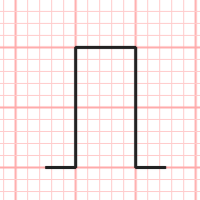
#> input picture crop_test.png, 200 x 200 px
$ python -i stage02_ecg_panel_detection.py   (imports and definitions only)   (older library calls are emulated)
#> lines starting #> are read from the running program, lines starting #| are printed output that depends on the picture; after the words box and inside, x2 and y2 are one past the last pixel; in counts of white or black regions, pixels touching at a corner belong together
#> further down, picture is the input picture: shape (200, 200, 3); mean B, G, R 238.2, 238.2, 248.8
import cv2
import numpy as np

def detect_ecg_panel(image):
    h, w = image.shape[:2]
#> h = 200; w = 200
    gray = cv2.cvtColor(image, cv2.COLOR_BGR2GRAY)

    # 1. Enhance grid lines using gradients
    grad_x = cv2.Sobel(gray, cv2.CV_16S, 1, 0, ksize=3)
    grad_y = cv2.Sobel(gray, cv2.CV_16S, 0, 1, ksize=3)
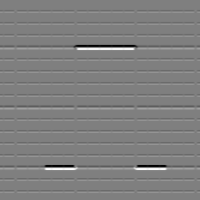
#> grad_y: shape (200, 200) int16; min -880, max 880, mean 0; drawn with min black and max white
    abs_grad_x = cv2.convertScaleAbs(grad_x)
    abs_grad_y = cv2.convertScaleAbs(grad_y)
    grad = cv2.addWeighted(abs_grad_x, 0.5, abs_grad_y, 0.5, 0)
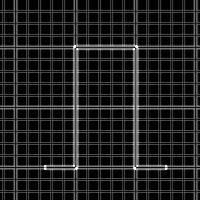
#> grad: shape (200, 200); min 0, max 255, mean 31.5

    # Threshold gradient
    _, binary_grad = cv2.threshold(grad, 20, 255, cv2.THRESH_BINARY)
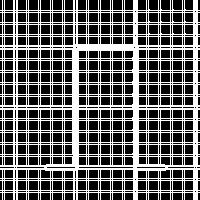
#> binary_grad: shape (200, 200); 38.3% white in thin lines or dots

    # Extract horizontal and vertical lines
    k_horiz = max(15, int(w * 0.01))
#> k_horiz = 15
    k_vert = max(15, int(h * 0.01))
#> k_vert = 15
    kernel_h = cv2.getStructuringElement(cv2.MORPH_RECT, (k_horiz, 1))
    kernel_v = cv2.getStructuringElement(cv2.MORPH_RECT, (1, k_vert))

    lines_h = cv2.morphologyEx(binary_grad, cv2.MORPH_OPEN, kernel_h)
#> lines_h: shape (200, 200); 19.8% white in thin lines or dots
    lines_v = cv2.morphologyEx(binary_grad, cv2.MORPH_OPEN, kernel_v)
#> lines_v: shape (200, 200); 22.5% white in thin lines or dots
    grid_structure = cv2.bitwise_or(lines_h, lines_v)
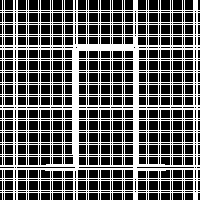
#> grid_structure: shape (200, 200); 37.8% white in thin lines or dots

    # 2. Build 1D projections of the grid evidence
    h_proj = np.sum(grid_structure, axis=1) / 255.0  # length h
#> h_proj = 200 values, max 200 at index 10, min 12 at index 167, mean 75.56
    v_proj = np.sum(grid_structure, axis=0) / 255.0  # length w
#> v_proj = 200 values, max 200 at index 14, min 38 at index 0, mean 75.56

    # Smooth projections heavily to create a continuous density profile
    smooth_y = int(h * 0.03) | 1
#> smooth_y = 7
    smooth_x = int(w * 0.03) | 1
#> smooth_x = 7

    h_proj_smooth = cv2.GaussianBlur(h_proj.reshape(1, -1), (smooth_y, 1), 0).flatten()
#> h_proj_smooth = 200 values, max 162.3 at index 47, min 42 at index 16, mean 75.56
    v_proj_smooth = cv2.GaussianBlur(v_proj.reshape(1, -1), (smooth_x, 1), 0).flatten()
#> v_proj_smooth = 200 values, max 183.7 at index 135, min 38 at index 8, mean 75.76

    # Filter margins to avoid scanner artifacts
    margin_y = int(h * 0.02)
#> margin_y = 4
    margin_x = int(w * 0.02)
#> margin_x = 4
    h_proj_smooth[:margin_y] = 0
    h_proj_smooth[-margin_y:] = 0
    v_proj_smooth[:margin_x] = 0
    v_proj_smooth[-margin_x:] = 0

    # Find the peak (strongest interior grid region)
    peak_y = np.argmax(h_proj_smooth)
#> peak_y = 47
    peak_x = np.argmax(v_proj_smooth)
#> peak_x = 135

    # Search outward to find the continuous grid extent
    # Stop when the density drops below 5% of the peak (indicating the end of the grid)
    thresh_y = h_proj_smooth[peak_y] * 0.05
#> thresh_y = 8.12
    thresh_x = v_proj_smooth[peak_x] * 0.05
#> thresh_x = 9.18

    y1, y2 = peak_y, peak_y
#> y1 = 47; y2 = 47
    while y1 > 0 and h_proj_smooth[y1] > thresh_y:
        y1 -= 1
#> this loop made 44 passes
#> y1 on passes 1 to 12: 46, 45, 44, 43, 42, 41, 40, 39, 38, 37, 36, 35
#> after the loop, y1 = 3
    while y2 < h - 1 and h_proj_smooth[y2] > thresh_y:
        y2 += 1
#> this loop made 149 passes
#> after the loop, y2 = 196

    x1, x2 = peak_x, peak_x
#> x1 = 135; x2 = 135
    while x1 > 0 and v_proj_smooth[x1] > thresh_x:
        x1 -= 1
#> this loop made 132 passes
#> x1 on passes 1 to 12: 134, 133, 132, 131, 130, 129, 128, 127, 126, 125, 124, 123
#> after the loop, x1 = 3
    while x2 < w - 1 and v_proj_smooth[x2] > thresh_x:
        x2 += 1
#> this loop made 61 passes
#> after the loop, x2 = 196

    initial_x1, initial_y1, initial_x2, initial_y2 = x1, y1, x2, y2
#> initial_x1 = 3; initial_y1 = 3; initial_x2 = 196; initial_y2 = 196

    # 3. Waveform Safety Validation (Connected Component Expansion)
    # Ensure no ink (waveform) is clipped by the boundaries.
    # Dark ink mask
    _, ink_mask = cv2.threshold(gray, 180, 255, cv2.THRESH_BINARY_INV)
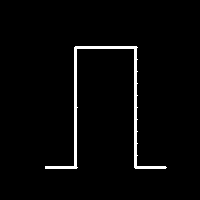
#> ink_mask: shape (200, 200); 2.7% white; 1 white region, box (x1, y1, x2, y2) and area: (45, 46, 167, 169) 1094
    num_labels, labels, stats, _ = cv2.connectedComponentsWithStats(ink_mask, connectivity=8)
#> num_labels = 2; stats = [[0, 0, 200, 200, 38906], [45, 46, 122, 123, 1094]]

    expanded = True
    max_expand_x = int(w * 0.03)
#> max_expand_x = 6
    max_expand_y = int(h * 0.03)
#> max_expand_y = 6

    while expanded:
        expanded = False
        # Get labels on the current boundaries
        top_edge = labels[max(0, y1):max(1, y1+1), max(0, x1):min(w, x2)]
        bottom_edge = labels[min(h-1, y2-1):min(h, y2), max(0, x1):min(w, x2)]
        left_edge = labels[max(0, y1):min(h, y2), max(0, x1):max(1, x1+1)]
        right_edge = labels[max(0, y1):min(h, y2), min(w-1, x2-1):min(w, x2)]

        border_labels = np.unique(np.concatenate([top_edge.flatten(), bottom_edge.flatten(), left_edge.flatten(), right_edge.flatten()]))

        for label in border_labels:
            if label == 0:
                continue # background

            # Get bounding box of this ink component
            comp_x = stats[label, cv2.CC_STAT_LEFT]
            comp_y = stats[label, cv2.CC_STAT_TOP]
            comp_w = stats[label, cv2.CC_STAT_WIDTH]
            comp_h = stats[label, cv2.CC_STAT_HEIGHT]
            comp_x2 = comp_x + comp_w
            comp_y2 = comp_y + comp_h

            # If the component expands our bounding box AND is within max bounds, update it
            if comp_x < x1 and comp_x >= initial_x1 - max_expand_x:
                x1 = comp_x
                expanded = True
            if comp_y < y1 and comp_y >= initial_y1 - max_expand_y:
                y1 = comp_y
                expanded = True
            if comp_x2 > x2 and comp_x2 <= initial_x2 + max_expand_x:
                x2 = comp_x2
                expanded = True
            if comp_y2 > y2 and comp_y2 <= initial_y2 + max_expand_y:
                y2 = comp_y2
                expanded = True
#> this loop made 1 pass
#> border_labels on pass 1: [0]
#> after the loop, x1 = 3; x2 = 196; y1 = 3; y2 = 196

    # 4. Final safety margin (e.g., +0.5% padding) to avoid edge hugging
    pad_x = int(w * 0.005)
#> pad_x = 1
    pad_y = int(h * 0.005)
#> pad_y = 1
    x1 = max(0, x1 - pad_x)
#> x1 = 2
    y1 = max(0, y1 - pad_y)
#> y1 = 2
    x2 = min(w, x2 + pad_x)
#> x2 = 197
    y2 = min(h, y2 + pad_y)
#> y2 = 197

    # 5. Metrics Calculation
    panel_w = x2 - x1
#> panel_w = 195
    panel_h = y2 - y1
#> panel_h = 195
    if panel_w <= 0 or panel_h <= 0:
        return _fail_result(h, w)

    panel_area_ratio = (panel_w * panel_h) / (w * h)
#> panel_area_ratio = 0.951

    roi_grad = binary_grad[y1:y2, x1:x2]
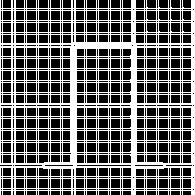
#> roi_grad: shape (195, 195); 38.8% white in thin lines or dots
    grid_density = np.sum(roi_grad) / 255.0 / (panel_w * panel_h)
#> grid_density = 0.388

    roi_ink = ink_mask[y1:y2, x1:x2]
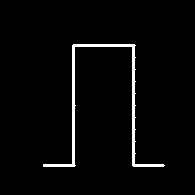
#> roi_ink: shape (195, 195); 2.9% white; 1 white region, box (x1, y1, x2, y2) and area: (43, 44, 165, 167) 1094
    waveform_density = np.sum(roi_ink) / 255.0 / (panel_w * panel_h)
#> waveform_density = 0.0288

    waveform_clipping_detected = (x1 < initial_x1 or y1 < initial_y1 or x2 > initial_x2 or y2 > initial_y2)
#> waveform_clipping_detected = True

    overall_score = (grid_density * 2) + (panel_area_ratio * 0.5)
#> overall_score = 1.25

    status = "PASS"
    panel_completeness_check = "PASS"
    if panel_area_ratio < 0.2:
        status = "WARN"
    if panel_area_ratio < 0.05:
        status = "FAIL"
        panel_completeness_check = "FAIL"

    unrelated_content_ratio = 1.0 - panel_area_ratio
#> unrelated_content_ratio = 0.0494

    import hashlib
    # Compute SHA256 of the source image to track pipeline integrity
    sha256_hash = hashlib.sha256(image.tobytes()).hexdigest()

    return {
        "stage": "stage2_1",
        "detector_version": "stage2.1",
        "source_sha256": sha256_hash,
        "image_width": w,
        "image_height": h,
        "config": {
            "pad_x": pad_x,
            "pad_y": pad_y,
            "max_expand_x": max_expand_x,
            "max_expand_y": max_expand_y
        },
        "ecg_panel_bbox": {
            "x1": int(x1),
            "y1": int(y1),
            "x2": int(x2),
            "y2": int(y2)
        },
        "ecg_panel_width": int(panel_w),
        "ecg_panel_height": int(panel_h),
        "panel_area_ratio": float(panel_area_ratio),
        "grid_density": float(grid_density),
        "waveform_density": float(waveform_density),
        "waveform_clipping_detected": bool(waveform_clipping_detected),
        "panel_completeness_check": panel_completeness_check,
        "overall_detection_score": float(overall_score),
        "boundary_margin": {
            "left": int(initial_x1 - x1),
            "right": int(x2 - initial_x2),
            "top": int(initial_y1 - y1),
            "bottom": int(y2 - initial_y2)
        },
        "estimated_unrelated_content_ratio": float(unrelated_content_ratio),
        "status": status,
        "debug_images": {
            "grid_evidence": grid_structure,
            "binary_grad": binary_grad
        }
    }

def _fail_result(h, w):
    return {
        "stage": "stage2_1",
        "detector_version": "stage2.1",
        "source_sha256": "",
        "image_width": w,
        "image_height": h,
        "config": {},
        "ecg_panel_bbox": {"x1": 0, "y1": 0, "x2": w, "y2": h},
        "ecg_panel_width": w,
        "ecg_panel_height": h,
        "panel_area_ratio": 1.0,
        "grid_density": 0.0,
        "waveform_density": 0.0,
        "waveform_clipping_detected": False,
        "panel_completeness_check": "FAIL",
        "overall_detection_score": 0.0,
        "boundary_margin": {"left": 0, "right": 0, "top": 0, "bottom": 0},
        "estimated_unrelated_content_ratio": 0.0,
        "status": "FAIL",
        "debug_images": {}
    }

>>> import cv2
>>> picture = cv2.imread('../../crop_test.png')
>>> result = detect_ecg_panel(picture)
#> result = 19 items

$ run again, on remnant_test.png
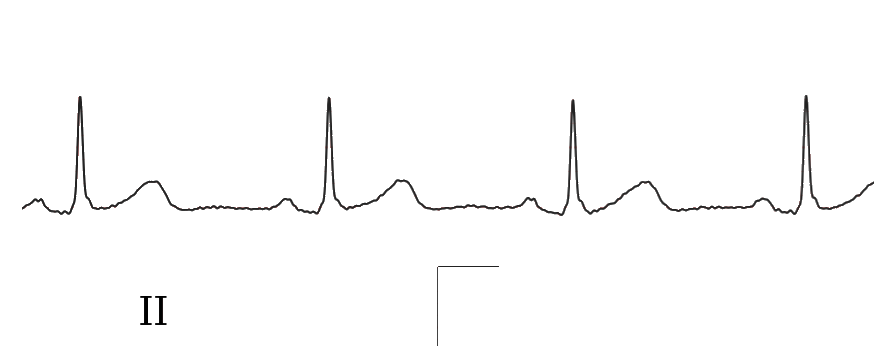
#> input picture remnant_test.png, 874 x 346 px
#> picture is the input picture: shape (346, 874, 3); mean B, G, R 251.8, 251.8, 251.9
#> binary_grad: shape (346, 874); 3.2% white; 4 white regions, box (x1, y1, x2, y2) and area: (21, 94, 874, 217) 8992, (436, 265, 500, 346) 289, (154, 295, 168, 326) 247, (139, 295, 153, 326) 221
#> lines_h: shape (346, 874); 0.88% white; 24 white regions (2 under 20 px), largest, box (x1, y1, x2, y2) and area: (173, 205, 281, 212) 469, (421, 205, 525, 211) 416, (665, 205, 757, 212) 393
#> lines_v: shape (346, 874); 1.4% white; 9 white regions, largest, box (x1, y1, x2, y2) and area: (799, 94, 814, 209) 982, (565, 98, 580, 215) 933, (322, 95, 336, 209) 924
#> grid_structure: shape (346, 874); 2.3% white; 27 white regions (2 under 20 px), largest, box (x1, y1, x2, y2) and area: (539, 98, 580, 215) 1029, (45, 95, 87, 214) 990, (799, 94, 814, 209) 982
#> h_proj = 346 values, max 362 at index 208, min 0 at index 0, mean 19.87
#> v_proj = 874 values, max 105 at index 803, min 0 at index 0, mean 7.87
#> h_proj_smooth = 346 values, max 281.2 at index 208, min 0 at index 0, mean 19.87
#> v_proj_smooth = 874 values, max 66.5 at index 805, min 0 at index 0, mean 7.87
#> peak_y = 208
#> peak_x = 805
#> thresh_y = 14.06
#> thresh_x = 3.33
#> in detect_ecg_panel, `y1, y2 = peak_y, peak_y`: y1 = 208
#> the loop in detect_ecg_panel, `while y1 > 0 and h_proj_smooth[y1] > thresh_y:` made 111 passes
#> y1 on passes 1 to 8: 207, 206, 205, 204, 203, 202, 201, 200
#> after the loop in detect_ecg_panel, `while y1 > 0 and h_proj_smooth[y1] > thresh_y:`: y1 = 97
#> the loop in detect_ecg_panel, `while y2 < h - 1 and h_proj_smooth[y2] > thresh_y:` made 8 passes
#> after the loop in detect_ecg_panel, `while y2 < h - 1 and h_proj_smooth[y2] > thresh_y:`: y2 = 216
#> in detect_ecg_panel, `x1, x2 = peak_x, peak_x`: x1 = 805
#> the loop in detect_ecg_panel, `while x1 > 0 and v_proj_smooth[x1] > thresh_x:` made 29 passes
#> x1 on passes 1 to 8: 804, 803, 802, 801, 800, 799, 798, 797
#> after the loop in detect_ecg_panel, `while x1 > 0 and v_proj_smooth[x1] > thresh_x:`: x1 = 776
#> the loop in detect_ecg_panel, `while x2 < w - 1 and v_proj_smooth[x2] > thresh_x:` made 35 passes
#> after the loop in detect_ecg_panel, `while x2 < w - 1 and v_proj_smooth[x2] > thresh_x:`: x2 = 840
#> initial_x1 = 776; initial_y1 = 97; initial_x2 = 840; initial_y2 = 216
#> ink_mask: shape (346, 874); 1.7% white; 4 white regions, box (x1, y1, x2, y2) and area: (22, 95, 874, 216) 4699, (140, 296, 152, 325) 148, (155, 296, 167, 325) 148, (437, 266, 499, 346) 140
#> in detect_ecg_panel, `num_labels, labels, stats, _ = cv2.connectedComponentsWithStats(ink_ma..`:
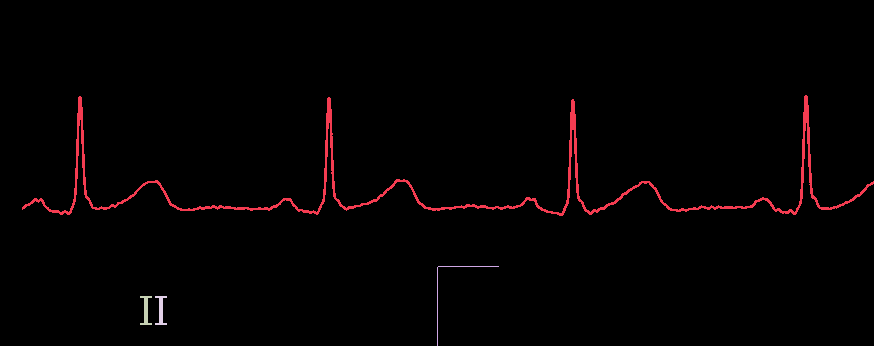
#> labels: shape (346, 874) int32; 5 distinct labels, from 0 to 4; one colour per label, 0 black
#> num_labels = 5; stats = [[0, 0, 874, 346, 297269], [22, 95, 852, 121, 4699], [437, 266, 62, 80, 140], [140, 296, 12, 29, 148], [155, 296, 12, 29, 148]]
#> the loop in detect_ecg_panel, `while expanded:` made 2 passes
#> border_labels on passes 1 to 2: [0, 1], [0, 1]
#> after the loop in detect_ecg_panel, `while expanded:`: x1 = 776; x2 = 840; y1 = 95; y2 = 216
#> in detect_ecg_panel, `x1 = max(0, x1 - pad_x)`: x1 = 772
#> in detect_ecg_panel, `y1 = max(0, y1 - pad_y)`: y1 = 94
#> in detect_ecg_panel, `x2 = min(w, x2 + pad_x)`: x2 = 844
#> in detect_ecg_panel, `y2 = min(h, y2 + pad_y)`: y2 = 217
#> panel_w = 72
#> panel_h = 123
#> panel_area_ratio = 0.0293
#> roi_grad: shape (123, 72); 15.7% white; 1 white region, box (x1, y1, x2, y2) and area: (0, 0, 72, 122) 1393
#> grid_density = 0.157
#> in detect_ecg_panel, `roi_ink = ink_mask[y1:y2, x1:x2]`:
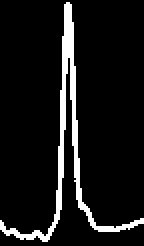
#> roi_ink: shape (123, 72) (shown 2 times larger); 8.6% white; 1 white region, box (x1, y1, x2, y2) and area: (0, 1, 72, 121) 765
#> waveform_density = 0.0864
#> waveform_clipping_detected = True
#> overall_score = 0.329
#> unrelated_content_ratio = 0.971
#> result = 19 items
